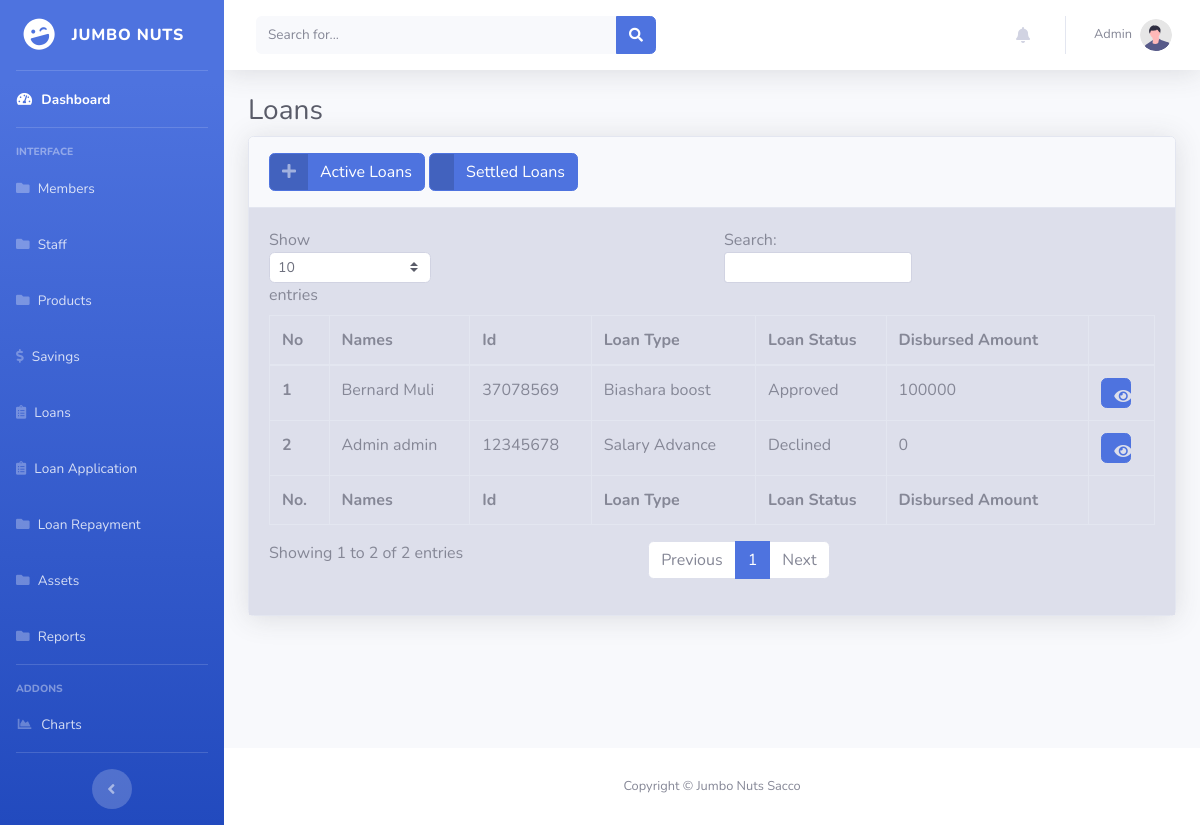
Page /loans.php (signed in) on the committed database.
### tables this page shows
CREATE TABLE `loans` (
  `id` int(11) NOT NULL,
  `Names` varchar(255) NOT NULL,
  `Id_number` int(11) NOT NULL,
  `Contact` int(11) NOT NULL,
  `Residence` varchar(100) NOT NULL,
  `Occupation` varchar(255) NOT NULL,
  `Loan_type` varchar(255) NOT NULL,
  `Req_amount` varchar(100) NOT NULL,
  `Pay_period` int(11) NOT NULL,
  `Pay_Schedule` varchar(100) NOT NULL,
  `App_date` timestamp NOT NULL DEFAULT current_timestamp() ON UPDATE current_timestamp(),
  `Guarantor1` varchar(255) NOT NULL,
  `G1_id` int(11) NOT NULL,
  `Guarantor2` varchar(255) NOT NULL,
  `G2_id` int(11) NOT NULL,
  `App_status` varchar(255) NOT NULL,
  `Disb_amount` varchar(255) NOT NULL,
  `Installment` varchar(255) NOT NULL,
  `Paid` int(11) NOT NULL,
  `Balance` int(11) NOT NULL
);

### loans.php (the view, shortened to what this page needs)
<?php
include("sidebar.php");
include('./includes/connection.php');
?>
<div class="container-fluid">
    <h1 class="h3 mb-2 text-gray-800">Loans</h1>
    <div class="card shadow mb-4">
        <div class="card-header py-3">
            <a href="activeloans.php" class="btn btn-primary btn-icon-split">
                <span class="icon text-white-50">
                    <i class="fas fa-plus"></i>
                </span>
                <span class="text">Active Loans</span>
            </a>
            <a href="settledloans.php" class="btn btn-primary btn-icon-split">
                <span class="icon text-white-50">
                </span>
                <span class="text">Settled Loans</span>
            </a>
        </div>
        <div class="card-body bg-gray-300">
            <div class="table-responsive">
                <table class="table table-bordered" id="dataTable" width="100%" cellspacing="0">
                    <thead>
                        <tr>
                            <th>No</th>
                            <th>Names</th>
                            <th>Id</th>
                            <th>Loan Type</th>
                            <th>Loan Status</th>
                            <th>Disbursed Amount</th>
                            <th></th>
                        </tr>
                    </thead>
                    <tfoot>
                        <tr>
                            <th>No.</th>
                            <th>Names</th>
                            <th>Id</th>
                            <th>Loan Type</th>
                            <th>Loan Status</th>
                            <th>Disbursed Amount</th>
                            <th></th>
                        </tr>
                    </tfoot>
                    <tbody>
                        <?php
                        $sql = 'SELECT * FROM loans ';
                        $results = mysqli_query($con, $sql);
                        while ($row = mysqli_fetch_assoc($results)) {
                            $id = $row['id'];
                            $Names = $row['Names'];
                            $Id_number = $row['Id_number'];
                            $App_status = $row['App_status'];
                            $Disb_amount = $row['Disb_amount'];
                            $Loan_type = $row['Loan_type'];
                            echo '<tr>
                            <th scope="row">' . $id . '</th>
           <td>' . $Names . '</td>
       <td>' . $Id_number . '</td>
       <td>' . $Loan_type . '</td>
       <td>' . $App_status . '</td>
       <td>' . $Disb_amount . '</td>
       <td> <button class="btn btn-primary " style=" width:30px; height:30px "><a class="text-light "  href="loaninfo.php?loanid=' . $id . '"><i class="fas fa-eye text-gray-300"></i></a></button>
         </tr>';
                        }
                        ?>
                    </tbody>
                </table>
            </div>
        </div>
    </div>
</div>
</div>
<?php
include("footer.php");
?>
</div>
</div>
</body>
</html>

### rows in the picture
loans: id "1", Names "Bernard Muli", Id_number "37078569", Loan_type "Biashara boost", App_status "Approved", Disb_amount "100000"
loans: id "2", Names "Admin admin", Id_number "12345678", Loan_type "Salary Advance", App_status "Declined", Disb_amount "0"

### other values in the picture
$_SESSION['Username'] "Admin"
